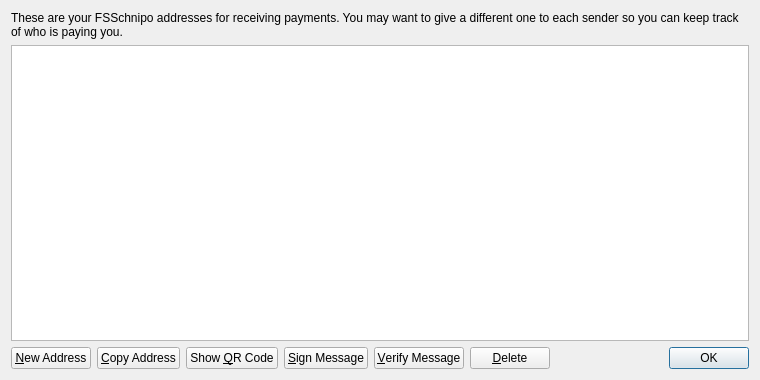
<?xml version="1.0" encoding="UTF-8"?>
<ui version="4.0">
 <class>AddressBookPage</class>
 <widget class="QWidget" name="AddressBookPage">
  <property name="geometry">
   <rect>
    <x>0</x>
    <y>0</y>
    <width>760</width>
    <height>380</height>
   </rect>
  </property>
  <property name="windowTitle">
   <string>Address Book</string>
  </property>
  <layout class="QVBoxLayout" name="verticalLayout">
   <item>
    <widget class="QLabel" name="labelExplanation">
     <property name="text">
      <string>These are your FSSchnipo addresses for receiving payments. You may want to give a different one to each sender so you can keep track of who is paying you.</string>
     </property>
     <property name="textFormat">
      <enum>Qt::PlainText</enum>
     </property>
     <property name="wordWrap">
      <bool>true</bool>
     </property>
    </widget>
   </item>
   <item>
    <widget class="QTableView" name="tableView">
     <property name="contextMenuPolicy">
      <enum>Qt::CustomContextMenu</enum>
     </property>
     <property name="toolTip">
      <string>Double-click to edit address or label</string>
     </property>
     <property name="tabKeyNavigation">
      <bool>false</bool>
     </property>
     <property name="alternatingRowColors">
      <bool>true</bool>
     </property>
     <property name="selectionMode">
      <enum>QAbstractItemView::SingleSelection</enum>
     </property>
     <property name="selectionBehavior">
      <enum>QAbstractItemView::SelectRows</enum>
     </property>
     <property name="sortingEnabled">
      <bool>true</bool>
     </property>
     <attribute name="verticalHeaderVisible">
      <bool>false</bool>
     </attribute>
    </widget>
   </item>
   <item>
    <layout class="QHBoxLayout" name="horizontalLayout">
     <item>
      <widget class="QPushButton" name="newAddressButton">
       <property name="toolTip">
        <string>Create a new address</string>
       </property>
       <property name="text">
        <string>&amp;New Address</string>
       </property>
       <property name="icon">
        <iconset resource="../bitcoin.qrc">
         <normaloff>:/icons/add</normaloff>:/icons/add</iconset>
       </property>
      </widget>
     </item>
     <item>
      <widget class="QPushButton" name="copyToClipboard">
       <property name="toolTip">
        <string>Copy the currently selected address to the system clipboard</string>
       </property>
       <property name="text">
        <string>&amp;Copy Address</string>
       </property>
       <property name="icon">
        <iconset resource="../bitcoin.qrc">
         <normaloff>:/icons/editcopy</normaloff>:/icons/editcopy</iconset>
       </property>
      </widget>
     </item>
     <item>
      <widget class="QPushButton" name="showQRCode">
       <property name="text">
        <string>Show &amp;QR Code</string>
       </property>
       <property name="icon">
        <iconset resource="../bitcoin.qrc">
         <normaloff>:/icons/qrcode</normaloff>:/icons/qrcode</iconset>
       </property>
      </widget>
     </item>
     <item>
      <widget class="QPushButton" name="signMessage">
       <property name="toolTip">
        <string>Sign a message to prove you own a Bitcoin address</string>
       </property>
       <property name="text">
        <string>&amp;Sign Message</string>
       </property>
       <property name="icon">
        <iconset resource="../bitcoin.qrc">
         <normaloff>:/icons/edit</normaloff>:/icons/edit</iconset>
       </property>
      </widget>
     </item>
     <item>
      <widget class="QPushButton" name="verifyMessage">
       <property name="toolTip">
        <string>Verify a message to ensure it was signed with a specified Bitcoin address</string>
       </property>
       <property name="text">
        <string>&amp;Verify Message</string>
       </property>
       <property name="icon">
        <iconset resource="../bitcoin.qrc">
         <normaloff>:/icons/transaction_0</normaloff>:/icons/transaction_0</iconset>
       </property>
      </widget>
     </item>
     <item>
      <widget class="QPushButton" name="deleteButton">
       <property name="toolTip">
        <string>Delete the currently selected address from the list. Only sending addresses can be deleted.</string>
       </property>
       <property name="text">
        <string>&amp;Delete</string>
       </property>
       <property name="icon">
        <iconset resource="../bitcoin.qrc">
         <normaloff>:/icons/remove</normaloff>:/icons/remove</iconset>
       </property>
      </widget>
     </item>
     <item>
      <spacer name="horizontalSpacer">
       <property name="orientation">
        <enum>Qt::Horizontal</enum>
       </property>
       <property name="sizeHint" stdset="0">
        <size>
         <width>40</width>
         <height>20</height>
        </size>
       </property>
      </spacer>
     </item>
     <item>
      <widget class="QDialogButtonBox" name="buttonBox">
       <property name="sizePolicy">
        <sizepolicy hsizetype="Maximum" vsizetype="Fixed">
         <horstretch>0</horstretch>
         <verstretch>0</verstretch>
        </sizepolicy>
       </property>
       <property name="standardButtons">
        <set>QDialogButtonBox::Ok</set>
       </property>
      </widget>
     </item>
    </layout>
   </item>
  </layout>
 </widget>
 <resources>
  <include location="../bitcoin.qrc"/>
 </resources>
 <connections/>
</ui>
